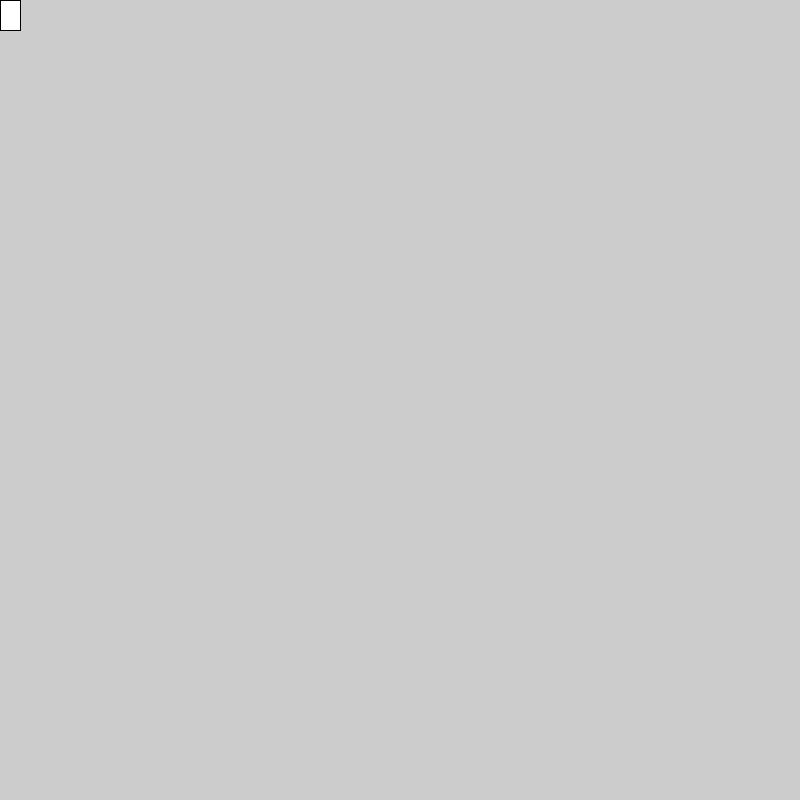
Frame 1 (no input)
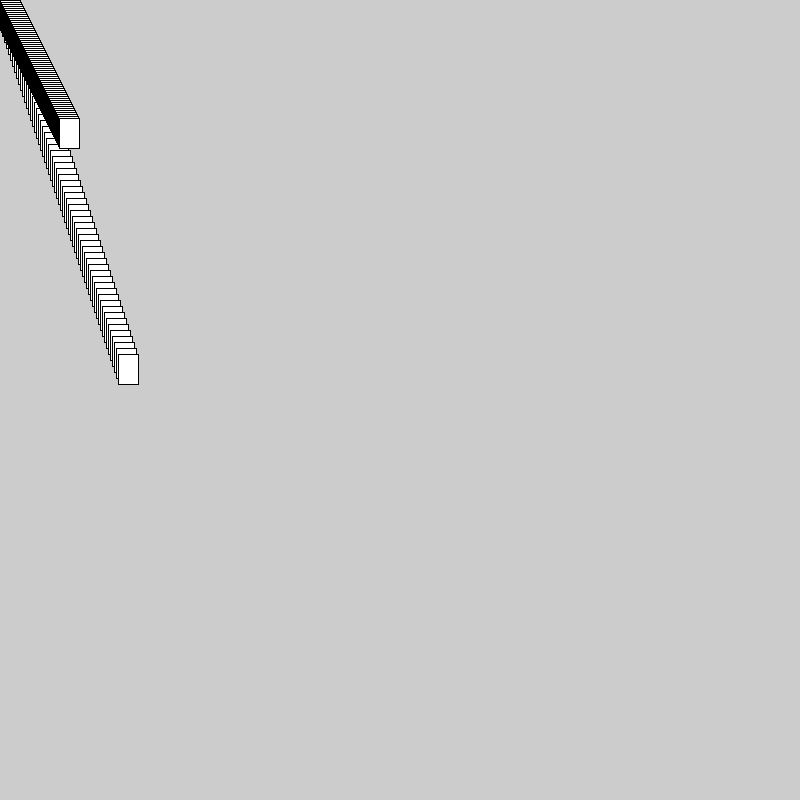
Frame 60 (the mouse pressed at the canvas centre just before this capture)
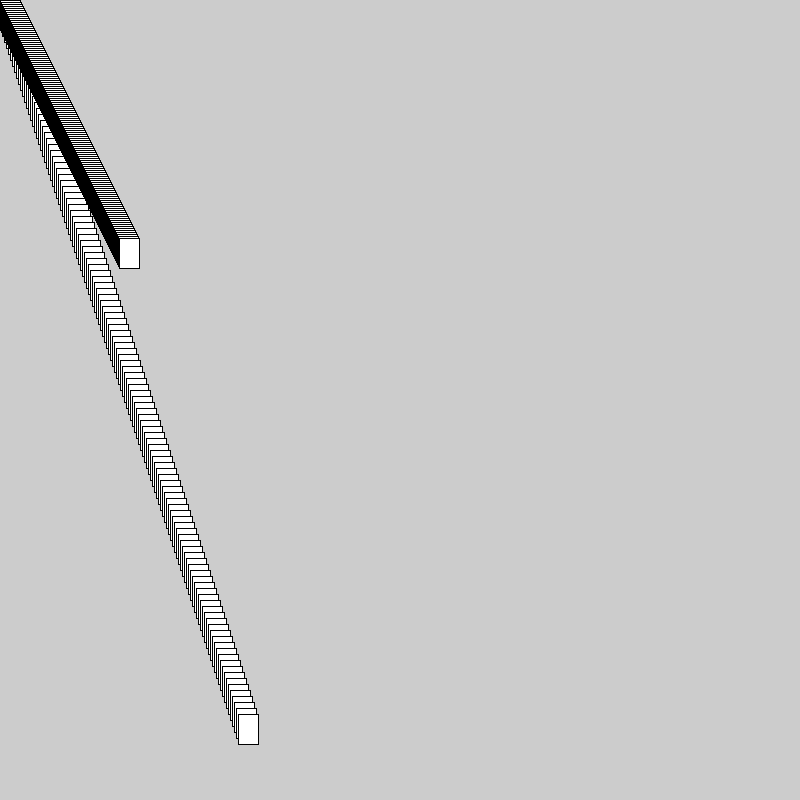
Frame 120 (the mouse held since frame 60 and released just before this capture)

The Processing sketch that drew these frames (run headless with seeded random() and noise(); from frame 60 on, the mouse is pressed at the canvas centre):

// Processing sketch: simple_objects
// ── simple_objects.pde
/*
** This example illustrates class instances and methods
** After understanding the code, here are some things to try:
** 1. Create another class, called myCircle, that looks much like MyBox (you can copy the code), but
**    draws a circle (of some fixed diameter like 40), instead of a rectangle. Add code to instantiate one variable
**    with a MyCircle object, and then make that circle move too, by adding code to the draw() method.
**
** 2. Try to make each object a different color. There are several ways to do this. Experiment. 
**     Note that fill(r, g, b) is used set the color of all subsequently drawn shapes to a particular value of
**     read(r), green(g), and blue(b). So fill(255, 0, 0) sets subsequently drawn shapes to 0.
**    
** You can search the Internet for Processing help by simply typing things like "processing fill" or 
**  maybe "processing fill java". You'll get a description and samples. The help is on www.processing.org.
*/

// This is a class - a template or pattern - for how to create objects of type MyBox
class MyBox {
  
  // These are called "instance variables" - there is one copy of these variables for EACH object that is created.
  // So, if there are two MyBox objects, then each will have it's own copy of these variables.
  int x = 0;
  int y = 0;

  // Moves a particular box by the amount specified, but will
  // "roll over" if the box moves off screen.
  void moveBy(int x1, int y1) {
    x = (x + x1) % height; // height is the height of window - currently 800 (see setup() method below)
    y += y1;
    y = (y + y1) % width; // width is width of window
  }

  // Draws a specific box on screen
  void drawMe() {
    rect(x, y, 20, 30);
  }
}



// Create 2 objects, both of type MyBox, and assign them to 2 variables
// (box1 and box2)
MyBox box1 = new MyBox();
MyBox box2 = new MyBox();



void setup() {
  size(800, 800);
}

// Remember that draw method is called many times per second
void draw() {
  // Uncomment the following line to remove the "trails" of past items drawn
  //background(128);
  box1.drawMe(); // Draws one object -  box1
  box2.drawMe(); // Draws a different object - box2 this time
  box1.moveBy(2, 3); // Move box1 slightly
  box2.moveBy(1,1);  // Move box2 slightly, but a DIFFERENT amount than box1
}
